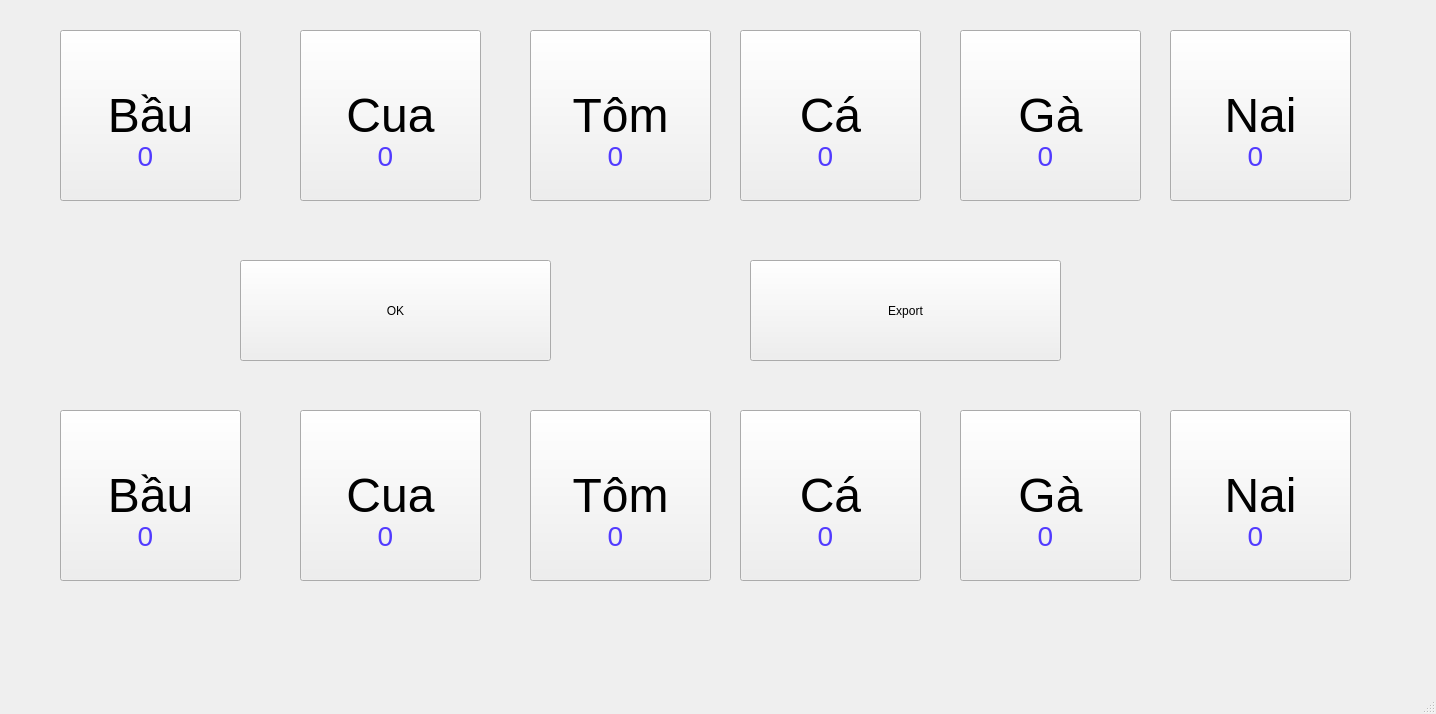
<?xml version="1.0" encoding="UTF-8"?>
<ui version="4.0">
 <class>MainWindow</class>
 <widget class="QMainWindow" name="MainWindow">
  <property name="geometry">
   <rect>
    <x>0</x>
    <y>0</y>
    <width>1436</width>
    <height>714</height>
   </rect>
  </property>
  <property name="windowTitle">
   <string>MainWindow</string>
  </property>
  <widget class="QWidget" name="centralwidget">
   <widget class="QPushButton" name="bau">
    <property name="geometry">
     <rect>
      <x>60</x>
      <y>30</y>
      <width>181</width>
      <height>171</height>
     </rect>
    </property>
    <property name="font">
     <font>
      <pointsize>36</pointsize>
     </font>
    </property>
    <property name="text">
     <string>Bầu</string>
    </property>
   </widget>
   <widget class="QLabel" name="bau_label">
    <property name="geometry">
     <rect>
      <x>100</x>
      <y>140</y>
      <width>91</width>
      <height>31</height>
     </rect>
    </property>
    <property name="font">
     <font>
      <pointsize>21</pointsize>
     </font>
    </property>
    <property name="styleSheet">
     <string notr="true">color: rgb(82, 59, 255);</string>
    </property>
    <property name="text">
     <string>0</string>
    </property>
    <property name="alignment">
     <set>Qt::AlignCenter</set>
    </property>
   </widget>
   <widget class="QLabel" name="cua_label">
    <property name="geometry">
     <rect>
      <x>340</x>
      <y>140</y>
      <width>91</width>
      <height>31</height>
     </rect>
    </property>
    <property name="font">
     <font>
      <pointsize>21</pointsize>
     </font>
    </property>
    <property name="styleSheet">
     <string notr="true">color: rgb(82, 59, 255);</string>
    </property>
    <property name="text">
     <string>0</string>
    </property>
    <property name="alignment">
     <set>Qt::AlignCenter</set>
    </property>
   </widget>
   <widget class="QPushButton" name="cua">
    <property name="geometry">
     <rect>
      <x>300</x>
      <y>30</y>
      <width>181</width>
      <height>171</height>
     </rect>
    </property>
    <property name="font">
     <font>
      <pointsize>36</pointsize>
     </font>
    </property>
    <property name="text">
     <string>Cua</string>
    </property>
   </widget>
   <widget class="QLabel" name="tom_label">
    <property name="geometry">
     <rect>
      <x>570</x>
      <y>140</y>
      <width>91</width>
      <height>31</height>
     </rect>
    </property>
    <property name="font">
     <font>
      <pointsize>21</pointsize>
     </font>
    </property>
    <property name="styleSheet">
     <string notr="true">color: rgb(82, 59, 255);</string>
    </property>
    <property name="text">
     <string>0</string>
    </property>
    <property name="alignment">
     <set>Qt::AlignCenter</set>
    </property>
   </widget>
   <widget class="QPushButton" name="tom">
    <property name="geometry">
     <rect>
      <x>530</x>
      <y>30</y>
      <width>181</width>
      <height>171</height>
     </rect>
    </property>
    <property name="font">
     <font>
      <pointsize>36</pointsize>
     </font>
    </property>
    <property name="text">
     <string>Tôm</string>
    </property>
   </widget>
   <widget class="QLabel" name="ca_label">
    <property name="geometry">
     <rect>
      <x>780</x>
      <y>140</y>
      <width>91</width>
      <height>31</height>
     </rect>
    </property>
    <property name="font">
     <font>
      <pointsize>21</pointsize>
     </font>
    </property>
    <property name="styleSheet">
     <string notr="true">color: rgb(82, 59, 255);</string>
    </property>
    <property name="text">
     <string>0</string>
    </property>
    <property name="alignment">
     <set>Qt::AlignCenter</set>
    </property>
   </widget>
   <widget class="QPushButton" name="ca">
    <property name="geometry">
     <rect>
      <x>740</x>
      <y>30</y>
      <width>181</width>
      <height>171</height>
     </rect>
    </property>
    <property name="font">
     <font>
      <pointsize>36</pointsize>
     </font>
    </property>
    <property name="text">
     <string>Cá</string>
    </property>
   </widget>
   <widget class="QLabel" name="ga_label">
    <property name="geometry">
     <rect>
      <x>1000</x>
      <y>140</y>
      <width>91</width>
      <height>31</height>
     </rect>
    </property>
    <property name="font">
     <font>
      <pointsize>21</pointsize>
     </font>
    </property>
    <property name="styleSheet">
     <string notr="true">color: rgb(82, 59, 255);</string>
    </property>
    <property name="text">
     <string>0</string>
    </property>
    <property name="alignment">
     <set>Qt::AlignCenter</set>
    </property>
   </widget>
   <widget class="QPushButton" name="ga">
    <property name="geometry">
     <rect>
      <x>960</x>
      <y>30</y>
      <width>181</width>
      <height>171</height>
     </rect>
    </property>
    <property name="font">
     <font>
      <pointsize>36</pointsize>
     </font>
    </property>
    <property name="text">
     <string>Gà</string>
    </property>
   </widget>
   <widget class="QLabel" name="nail_label">
    <property name="geometry">
     <rect>
      <x>1210</x>
      <y>140</y>
      <width>91</width>
      <height>31</height>
     </rect>
    </property>
    <property name="font">
     <font>
      <pointsize>21</pointsize>
     </font>
    </property>
    <property name="styleSheet">
     <string notr="true">color: rgb(82, 59, 255);</string>
    </property>
    <property name="text">
     <string>0</string>
    </property>
    <property name="alignment">
     <set>Qt::AlignCenter</set>
    </property>
   </widget>
   <widget class="QPushButton" name="nail">
    <property name="geometry">
     <rect>
      <x>1170</x>
      <y>30</y>
      <width>181</width>
      <height>171</height>
     </rect>
    </property>
    <property name="font">
     <font>
      <pointsize>36</pointsize>
     </font>
    </property>
    <property name="text">
     <string>Nai</string>
    </property>
   </widget>
   <widget class="QPushButton" name="cua_kq">
    <property name="geometry">
     <rect>
      <x>300</x>
      <y>410</y>
      <width>181</width>
      <height>171</height>
     </rect>
    </property>
    <property name="font">
     <font>
      <pointsize>36</pointsize>
     </font>
    </property>
    <property name="text">
     <string>Cua</string>
    </property>
   </widget>
   <widget class="QLabel" name="ga_label_kq">
    <property name="geometry">
     <rect>
      <x>1000</x>
      <y>520</y>
      <width>91</width>
      <height>31</height>
     </rect>
    </property>
    <property name="font">
     <font>
      <pointsize>21</pointsize>
     </font>
    </property>
    <property name="styleSheet">
     <string notr="true">color: rgb(82, 59, 255);</string>
    </property>
    <property name="text">
     <string>0</string>
    </property>
    <property name="alignment">
     <set>Qt::AlignCenter</set>
    </property>
   </widget>
   <widget class="QLabel" name="tom_label_kq">
    <property name="geometry">
     <rect>
      <x>570</x>
      <y>520</y>
      <width>91</width>
      <height>31</height>
     </rect>
    </property>
    <property name="font">
     <font>
      <pointsize>21</pointsize>
     </font>
    </property>
    <property name="styleSheet">
     <string notr="true">color: rgb(82, 59, 255);</string>
    </property>
    <property name="text">
     <string>0</string>
    </property>
    <property name="alignment">
     <set>Qt::AlignCenter</set>
    </property>
   </widget>
   <widget class="QPushButton" name="nail_kq">
    <property name="geometry">
     <rect>
      <x>1170</x>
      <y>410</y>
      <width>181</width>
      <height>171</height>
     </rect>
    </property>
    <property name="font">
     <font>
      <pointsize>36</pointsize>
     </font>
    </property>
    <property name="text">
     <string>Nai</string>
    </property>
   </widget>
   <widget class="QLabel" name="nail_label_kq">
    <property name="geometry">
     <rect>
      <x>1210</x>
      <y>520</y>
      <width>91</width>
      <height>31</height>
     </rect>
    </property>
    <property name="font">
     <font>
      <pointsize>21</pointsize>
     </font>
    </property>
    <property name="styleSheet">
     <string notr="true">color: rgb(82, 59, 255);</string>
    </property>
    <property name="text">
     <string>0</string>
    </property>
    <property name="alignment">
     <set>Qt::AlignCenter</set>
    </property>
   </widget>
   <widget class="QLabel" name="cua_label_kq">
    <property name="geometry">
     <rect>
      <x>340</x>
      <y>520</y>
      <width>91</width>
      <height>31</height>
     </rect>
    </property>
    <property name="font">
     <font>
      <pointsize>21</pointsize>
     </font>
    </property>
    <property name="styleSheet">
     <string notr="true">color: rgb(82, 59, 255);</string>
    </property>
    <property name="text">
     <string>0</string>
    </property>
    <property name="alignment">
     <set>Qt::AlignCenter</set>
    </property>
   </widget>
   <widget class="QLabel" name="ca_label_kq">
    <property name="geometry">
     <rect>
      <x>780</x>
      <y>520</y>
      <width>91</width>
      <height>31</height>
     </rect>
    </property>
    <property name="font">
     <font>
      <pointsize>21</pointsize>
     </font>
    </property>
    <property name="styleSheet">
     <string notr="true">color: rgb(82, 59, 255);</string>
    </property>
    <property name="text">
     <string>0</string>
    </property>
    <property name="alignment">
     <set>Qt::AlignCenter</set>
    </property>
   </widget>
   <widget class="QPushButton" name="tom_kq">
    <property name="geometry">
     <rect>
      <x>530</x>
      <y>410</y>
      <width>181</width>
      <height>171</height>
     </rect>
    </property>
    <property name="font">
     <font>
      <pointsize>36</pointsize>
     </font>
    </property>
    <property name="text">
     <string>Tôm</string>
    </property>
   </widget>
   <widget class="QLabel" name="bau_label_kq">
    <property name="geometry">
     <rect>
      <x>100</x>
      <y>520</y>
      <width>91</width>
      <height>31</height>
     </rect>
    </property>
    <property name="font">
     <font>
      <pointsize>21</pointsize>
     </font>
    </property>
    <property name="styleSheet">
     <string notr="true">color: rgb(82, 59, 255);</string>
    </property>
    <property name="text">
     <string>0</string>
    </property>
    <property name="alignment">
     <set>Qt::AlignCenter</set>
    </property>
   </widget>
   <widget class="QPushButton" name="ga_kq">
    <property name="geometry">
     <rect>
      <x>960</x>
      <y>410</y>
      <width>181</width>
      <height>171</height>
     </rect>
    </property>
    <property name="font">
     <font>
      <pointsize>36</pointsize>
     </font>
    </property>
    <property name="text">
     <string>Gà</string>
    </property>
   </widget>
   <widget class="QPushButton" name="ca_kq">
    <property name="geometry">
     <rect>
      <x>740</x>
      <y>410</y>
      <width>181</width>
      <height>171</height>
     </rect>
    </property>
    <property name="font">
     <font>
      <pointsize>36</pointsize>
     </font>
    </property>
    <property name="text">
     <string>Cá</string>
    </property>
   </widget>
   <widget class="QPushButton" name="bau_kq">
    <property name="geometry">
     <rect>
      <x>60</x>
      <y>410</y>
      <width>181</width>
      <height>171</height>
     </rect>
    </property>
    <property name="font">
     <font>
      <pointsize>36</pointsize>
     </font>
    </property>
    <property name="text">
     <string>Bầu</string>
    </property>
   </widget>
   <widget class="QPushButton" name="play_btn">
    <property name="geometry">
     <rect>
      <x>240</x>
      <y>260</y>
      <width>311</width>
      <height>101</height>
     </rect>
    </property>
    <property name="text">
     <string>OK</string>
    </property>
   </widget>
   <widget class="QPushButton" name="export_btn">
    <property name="geometry">
     <rect>
      <x>750</x>
      <y>260</y>
      <width>311</width>
      <height>101</height>
     </rect>
    </property>
    <property name="text">
     <string>Export</string>
    </property>
   </widget>
   <zorder>bau</zorder>
   <zorder>cua</zorder>
   <zorder>tom</zorder>
   <zorder>ca</zorder>
   <zorder>ga</zorder>
   <zorder>nail</zorder>
   <zorder>ca_label</zorder>
   <zorder>bau_label</zorder>
   <zorder>cua_label</zorder>
   <zorder>ga_label</zorder>
   <zorder>nail_label</zorder>
   <zorder>tom_label</zorder>
   <zorder>cua_kq</zorder>
   <zorder>nail_kq</zorder>
   <zorder>nail_label_kq</zorder>
   <zorder>tom_kq</zorder>
   <zorder>ga_kq</zorder>
   <zorder>ca_kq</zorder>
   <zorder>bau_kq</zorder>
   <zorder>bau_label_kq</zorder>
   <zorder>cua_label_kq</zorder>
   <zorder>ca_label_kq</zorder>
   <zorder>tom_label_kq</zorder>
   <zorder>ga_label_kq</zorder>
   <zorder>play_btn</zorder>
   <zorder>export_btn</zorder>
  </widget>
  <widget class="QMenuBar" name="menubar">
   <property name="geometry">
    <rect>
     <x>0</x>
     <y>0</y>
     <width>1436</width>
     <height>22</height>
    </rect>
   </property>
  </widget>
  <widget class="QStatusBar" name="statusbar"/>
 </widget>
 <resources/>
 <connections/>
</ui>
